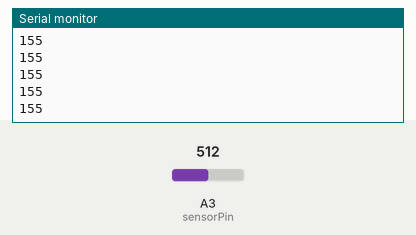
Recording of a sketch running on a simulated Arduino Uno, built with avr-gcc and run on an emulated ATmega328P. Parts: the last lines printed to the serial monitor. The inputs (shaded band) are chosen by the test bench; at power-on: A3 (sensorPin) = 512.

Above: at 1.2 s.
1.3 s: A3 (sensorPin) set to 716
At 1.31 s:
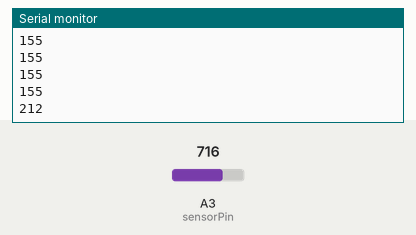
2.8 s: A3 (sensorPin) set to 900
At 2.81 s:
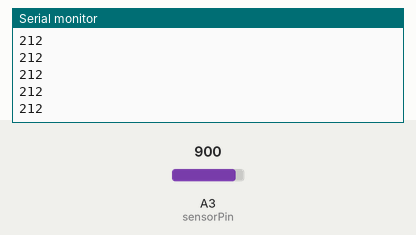
Timing chart, 0 to 5.8 s (numbered marks = the images above; inputs shaded):
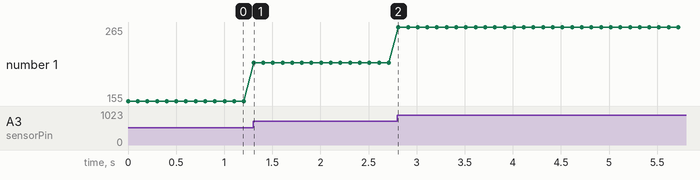

Measured:
- after the input at 1.3 s, the serial monitor: prints a new line at once (image 1)
- plotted number 1: 155 → 212 after the input at 1.3 s, 212 → 265 after the input at 2.8 s

The sketch:

arduino-send.ino
```cpp
int sensorPin = A3; //sensor connected to analog pin 3
int sensorValue = 0;

void setup() {
  Serial.begin(9600);
}

void loop() {
  sensorValue = analogRead(sensorPin);            // Read the potentiometer value (0-1023)
  int mappedValue = map(sensorValue, 0, 1023, 10, 300);  // Map it to a range for the circle size
  Serial.println(mappedValue);                    // Send the mapped value over Serial
  delay(100);                                     // Delay to avoid flooding Serial
}
```
